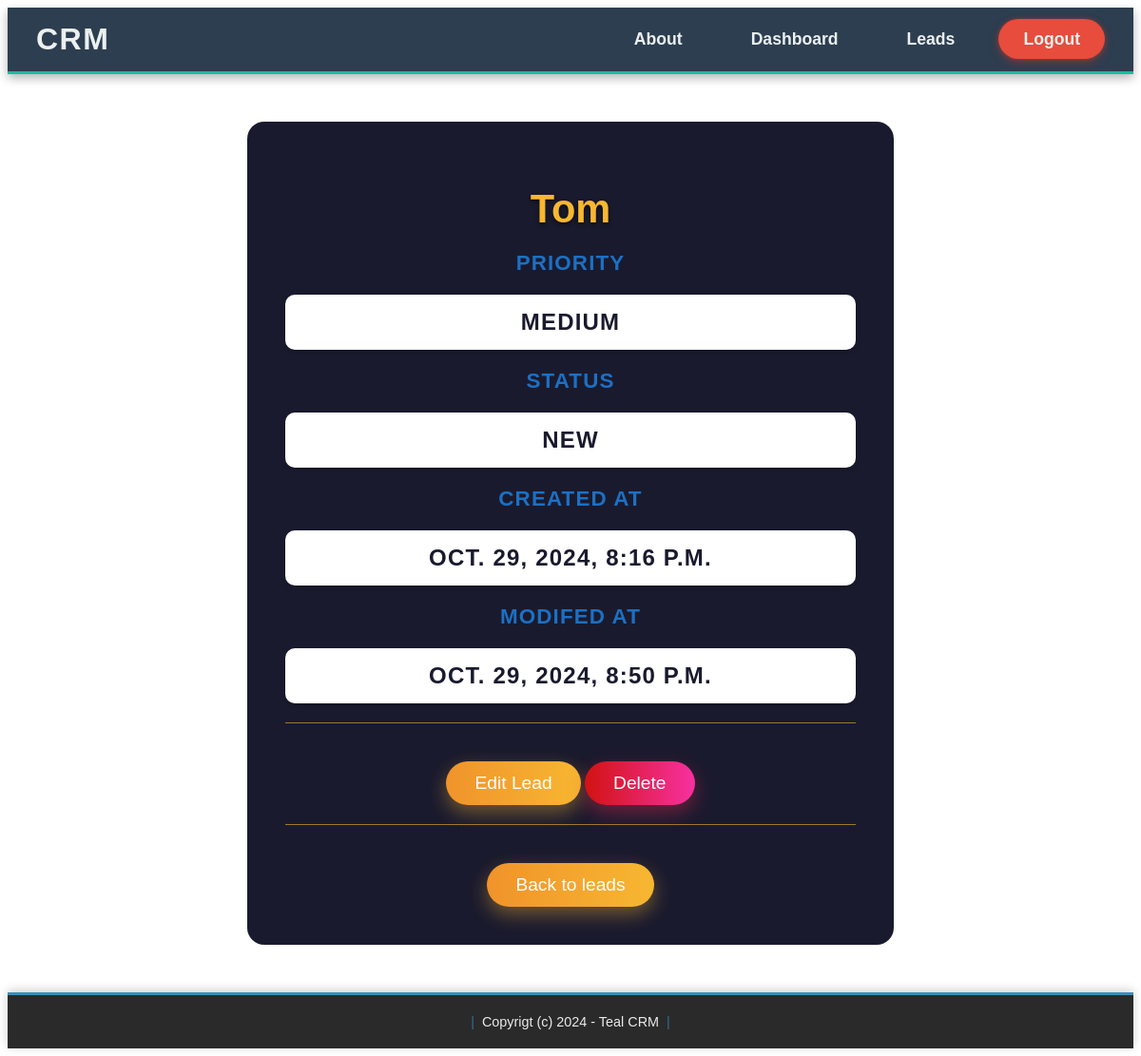
Screenshot of /leads_detail/6/ (signed in) with the database file from the repository.
### catalog/models.py (models this page shows, shortened)
class Lead(models.Model):
    LOW = 'low'
    MEDIUM = 'medium'
    HIGH = 'high'
    CHOICES_PRIORITY = (
        (LOW, 'Low'),
        (MEDIUM, 'Medium'),
        (HIGH, 'High'),
    )
    NEW = 'new'
    CONTACTED = 'contacted'
    WON = 'won'
    LOST = 'lost'
    CHOICES_STATUS = (
        (NEW, 'New'),
        (CONTACTED, 'Contacted'),
        (WON, 'Won'),
        (LOST, 'Lost'),
    )
    name = models.CharField(max_length=255)
    email = models.EmailField()
    description = models.TextField(blank=True, null=True)
    priority = models.CharField(max_length=10, choices=CHOICES_PRIORITY, default=MEDIUM)
    status = models.CharField(max_length=10, choices=CHOICES_STATUS, default=NEW)
    created_by = models.ForeignKey(User, related_name='leads', on_delete=models.CASCADE)
    created_at = models.DateTimeField(auto_now_add=True)
    modified_at = models.DateTimeField(auto_now=True)

### catalog/views.py (the view)
# urls.py: path('leads_detail/<int:id>/', views.leads_detail, name='leads_detail'),
@login_required
def leads_detail(request, id):
    lead = Lead.objects.get(id=id)
    data = {'lead': lead}
    return render(request, 'lead/leads_detail.html', data)

### templates/lead/leads_detail.html (shortened to what this page needs)
{% extends 'base.html' %}
{% load static %}
{% block head %}
    <link rel="stylesheet" href="{% static 'hom_leads.css' %}">
    <link rel="stylesheet" href="{% static 'leads_details.css' %}">
{% endblock %}
{% block content %}
<div class="lead-card">
    <h1>{{ lead.name }}</h1>
    <p>Priority</p>
    <p class="value">{{ lead.get_priority_display }}</p>
    <p>Status</p>
    <p class="value">{{ lead.get_status_display }}</p>
    <p>Created at</p>
    <p class="value">{{ lead.created_at }}</p>
    <p>Modifed at</p>
    <p class="value">{{ lead.modified_at }}</p>
    <hr>
    <a class="edit" href="{% url 'leads_edit' lead.id%}">Edit Lead</a>
    <a class="delete" href="{% url 'leads_delete' lead.id%}">Delete</a>
    <hr>
    <a href="{% url 'leads_list' %}">Back to leads</a>
</div>
{% endblock %}

### catalog/static/leads_details.css (style rules this page uses)
.lead-card { background-color: #1a1a2e; border-radius: 18px; padding: 40px; max-width: 600px; box-shadow: 0 15px 35px rgba(255, 255, 255, 0.1); margin: 50px auto; text-align: center; font-family: Arial, sans-serif; color: #f5f5f5; }
.lead-card h1 { font-size: 2.6rem; color: #f7b731; margin-bottom: 20px; text-shadow: 0 2px 4px rgba(0, 0, 0, 0.6); }
.lead-card p { font-size: 1.4rem; color: #1c70c4; font-weight: 600; margin: 20px 0 10px; text-transform: uppercase; letter-spacing: 0.05em; }
.lead-card .value { font-size: 1.5rem; color: #1a1a2e; background-color: #ffffff; padding: 15px; border-radius: 10px; margin-bottom: 20px; box-shadow: 0 2px 4px rgba(0, 0, 0, 0.2); transition: transform 0.3s, box-shadow 0.3s; }
.lead-card hr { border: none; height: 1px; background: #f7b731; opacity: 0.6; margin: 20px 0; }
.lead-card a.delete { display: inline-block; margin-top: 20px; padding: 12px 30px; font-size: 1.2rem; color: #ffffff; text-decoration: none; border-radius: 50px; background: linear-gradient(90deg, #d21212, #f731a1, #f02b4f); background-size: 200%; transition: background-position 0.5s, box-shadow 0.3s, transform 0.3s; box-shadow: 0 8px 20px rgba(240, 43, 79, 0.4); }
.lead-card a { display: inline-block; margin-top: 20px; padding: 12px 30px; font-size: 1.2rem; color: #ffffff; text-decoration: none; border-radius: 50px; background: linear-gradient(90deg, #f0932b, #f7b731, #f0932b); background-size: 200%; transition: background-position 0.5s, box-shadow 0.3s, transform 0.3s; box-shadow: 0 8px 20px rgba(247, 183, 49, 0.4); }

### rows the page displays
Lead: name "Tom", priority "MEDIUM", status "NEW", created_at "OCT. 29, 2024, 8:16 P.M.", modified_at "OCT. 29, 2024, 8:50 P.M."
